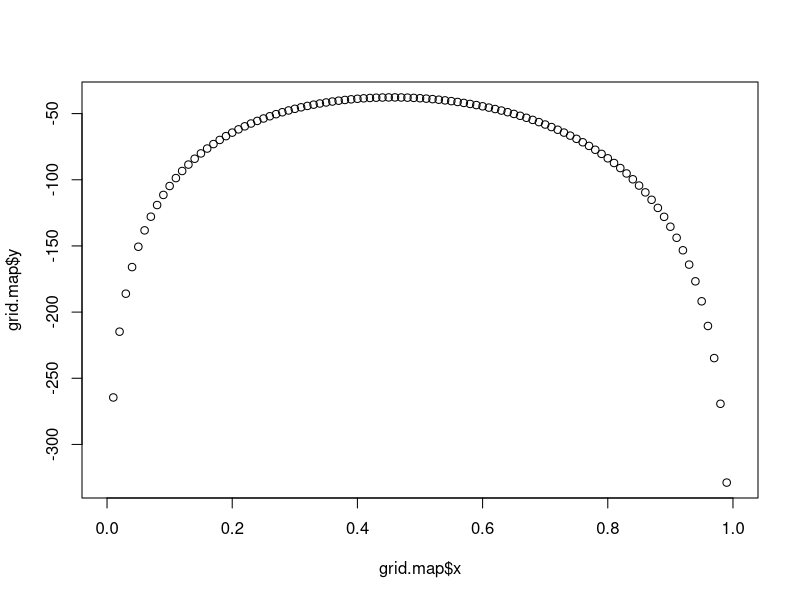
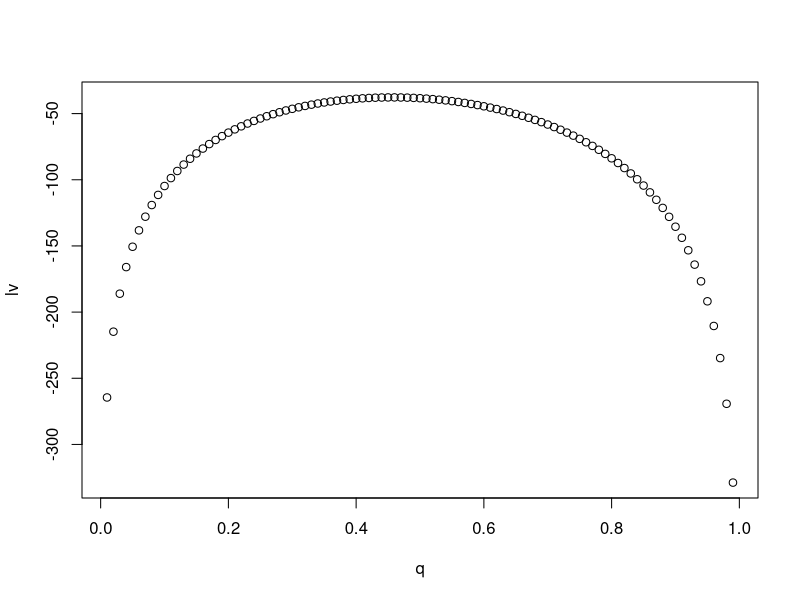
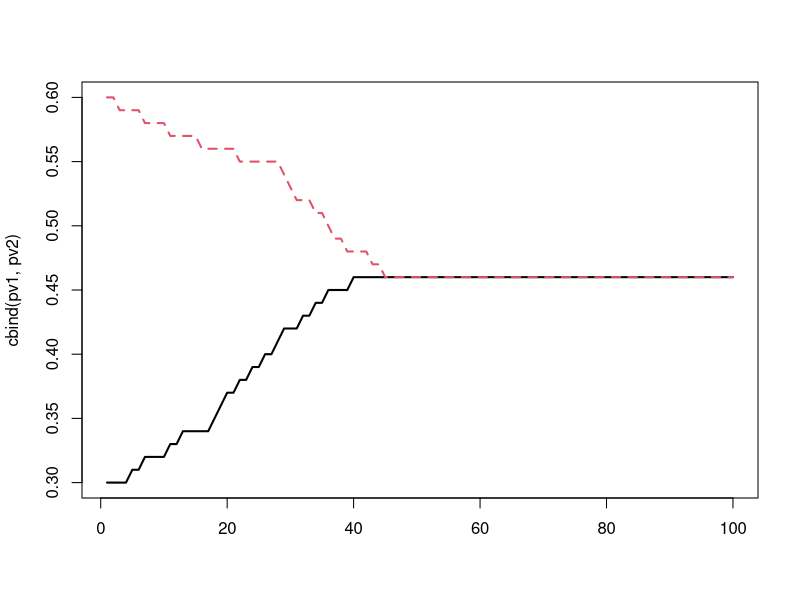
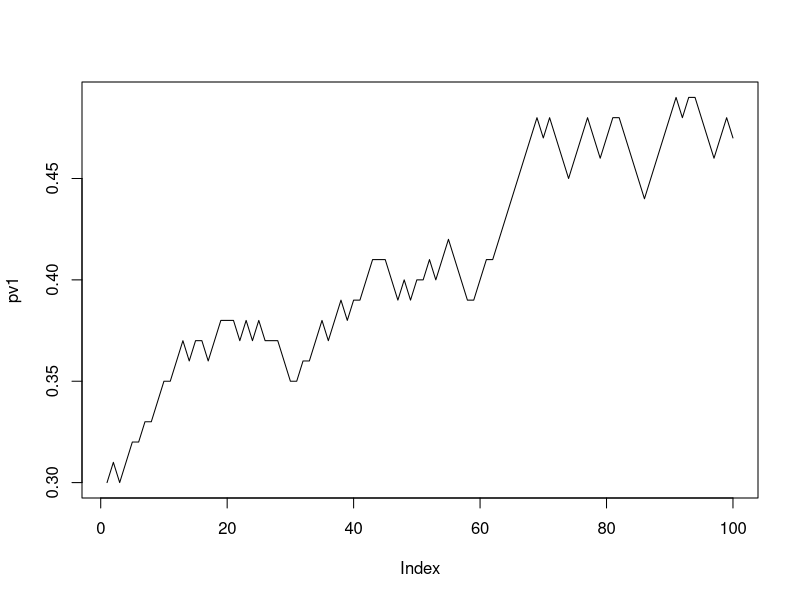
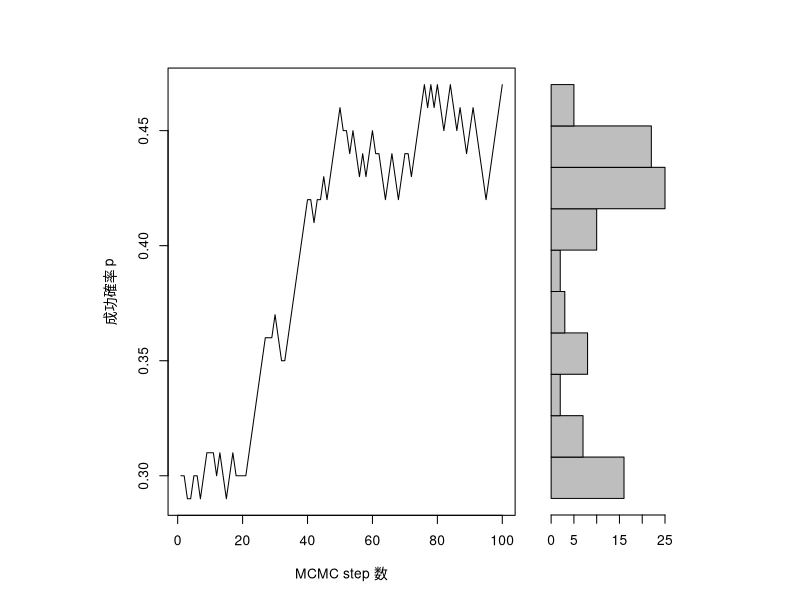
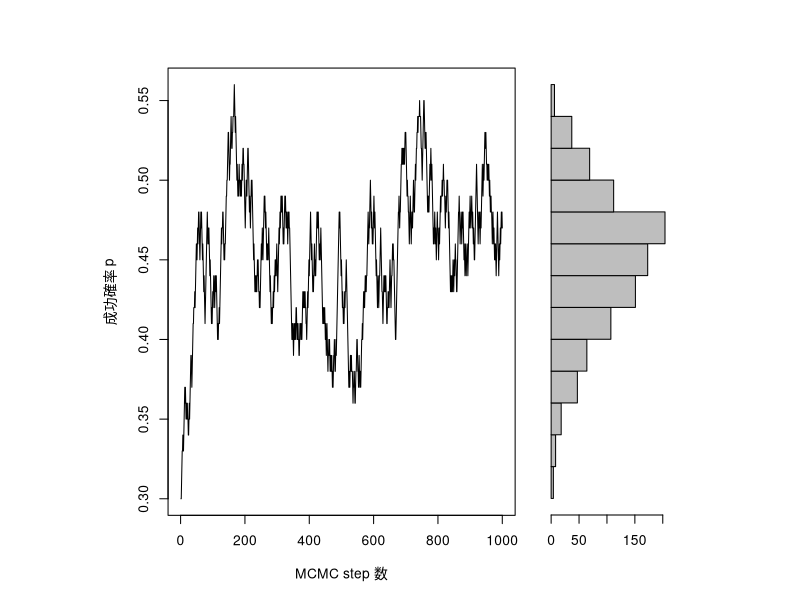
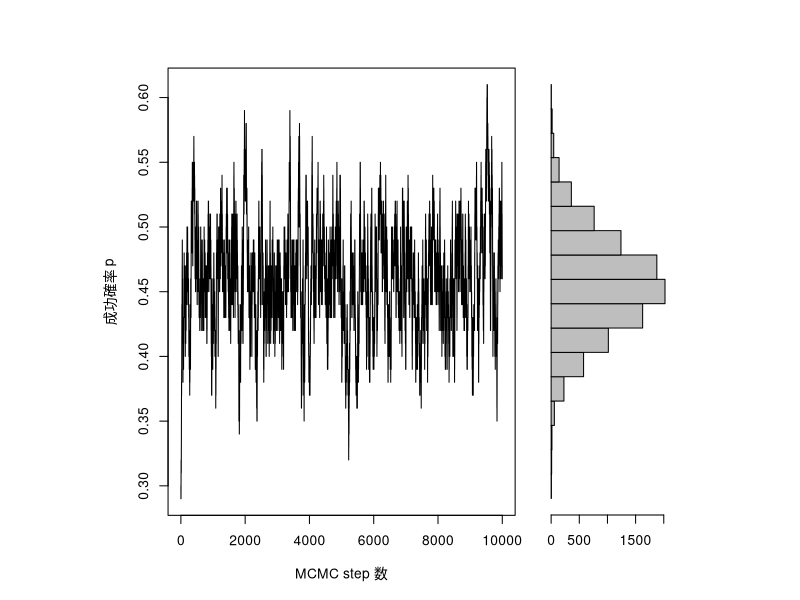

Here is the R script that generated these plots, in order:
N <- 8
data <- c(4,3,4,5,5,2,3,1,4,0,1,5,5,6,5,4,4,5,3,4)
logL <- function(m) sum(dbinom(data, N, m, log = TRUE))

qm <- sum(data)/(N*length(data))
qm

grid <- (0:100)/100
grid.logL <- sapply(grid,logL)
grid.map <- list(x = grid, y = grid.logL)
plot(grid.map)

q <- seq(0.01, 0.99, by=0.01) 
lv <- sapply(q,logL)
plot(q,lv)

furafura <- function(qp0){
  pv <- numeric(100)
  for(i in 1:100){
    pv[i] <- q[qp0]
    lv0 <- lv[qp0]
    qp1 <- qp0 +sample(c(1,-1),1)
    lv1 <- lv[qp1]
    if(lv1 > lv0){
      qp0 <- qp1
    }
  }
  pv
}

pv1 <- furafura(30)
pv2 <- furafura(60)
matplot(cbind(pv1,pv2),type="l",lwd=2)

MH <- function(iter){
  pv <- numeric(iter)
  for(i in 1:iter){
    pv[i] <- q[qp0]
    lv0 <- lv[qp0]
    qp1 <- qp0 +sample(c(1,-1),1)
    lv1 <- lv[qp1]
    if(lv1 > lv0){
      qp0 <- qp1
    }else{
      r <- exp(lv1-lv0) #対数尤度比を尤度比に
      if(runif(1) < r) qp0 <- qp1
    }
  }
  pv
}
qp0 <- 30
pv1 <- MH(100)
plot(pv1,type="l")

plotfunc <- function(pv1){
  #デフォルトを保存
  def.par <- par(no.readonly = TRUE)
  nf <- layout(matrix(c(1,2),2,2,byrow = TRUE), c(3,1), c(1,3), TRUE)
  
  # plot1
  plot(pv1, type="l",xlab="MCMC step 数", ylab="成功確率 p")
  
  #plot2
  par(mai = c(0.85, 0, 0.68, 0.35))
  hist1 <- hist(pv1, plot=FALSE)
  barplot(hist1$count, horiz=TRUE, space=0)
  
  #もとにもどす
  par(def.par)
}
pv1 <- MH(100)
plotfunc(pv1)

pv1 <- MH(1000)
plotfunc(pv1)

pv1 <- MH(10000)
plotfunc(pv1)
